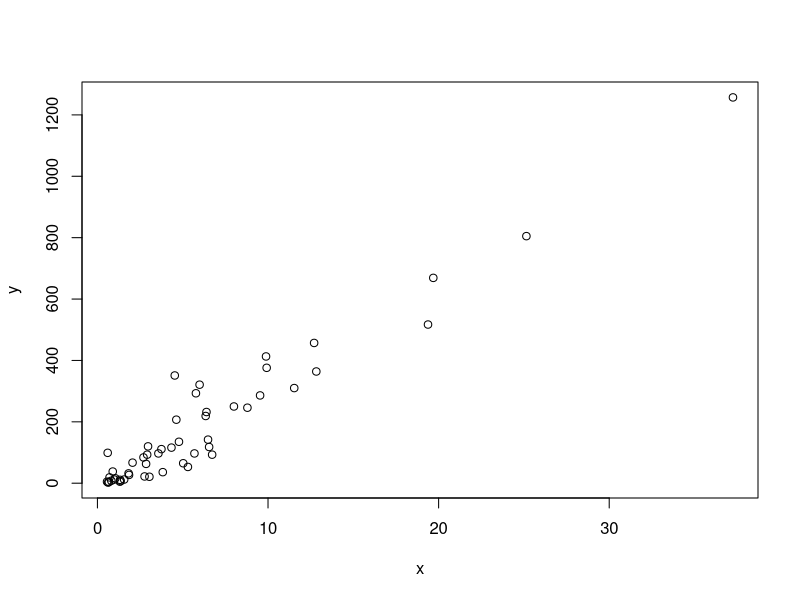
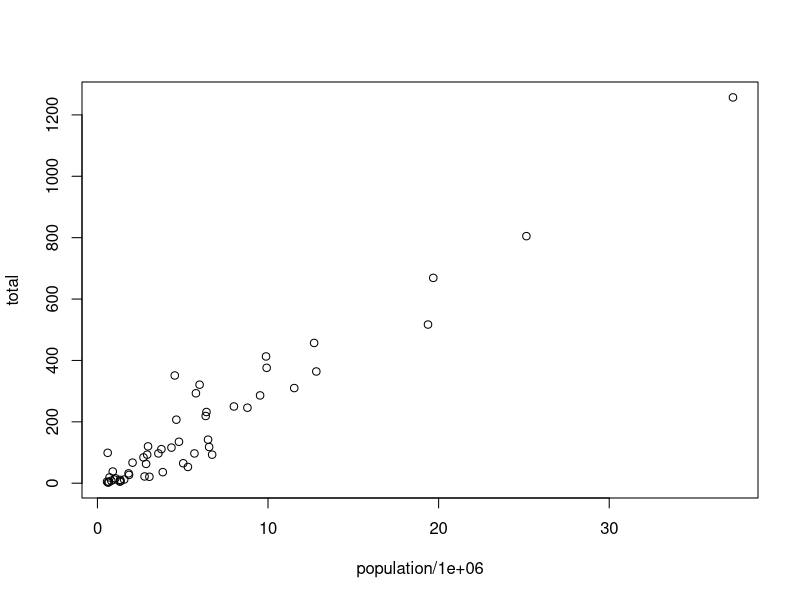
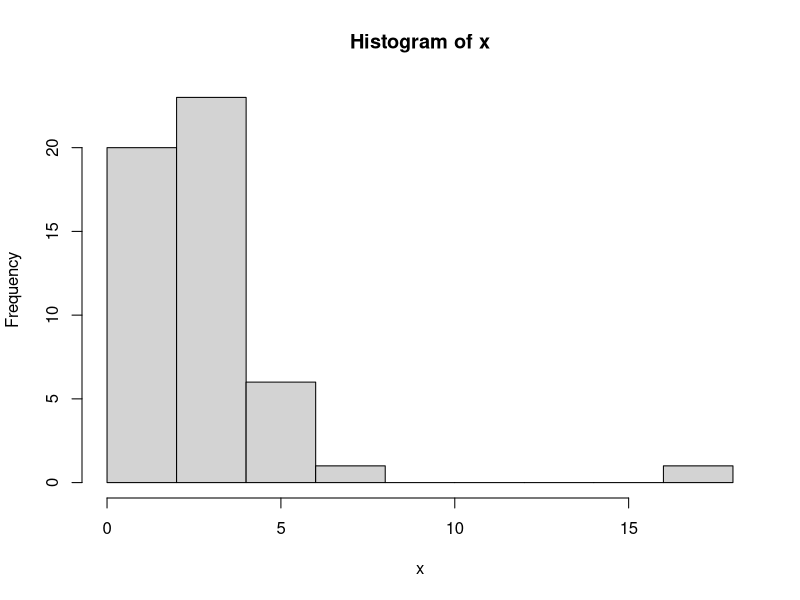
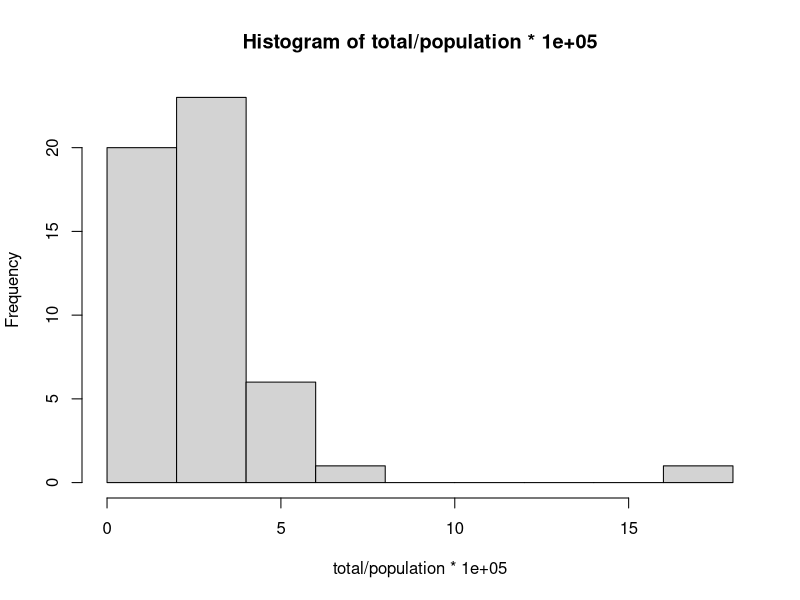
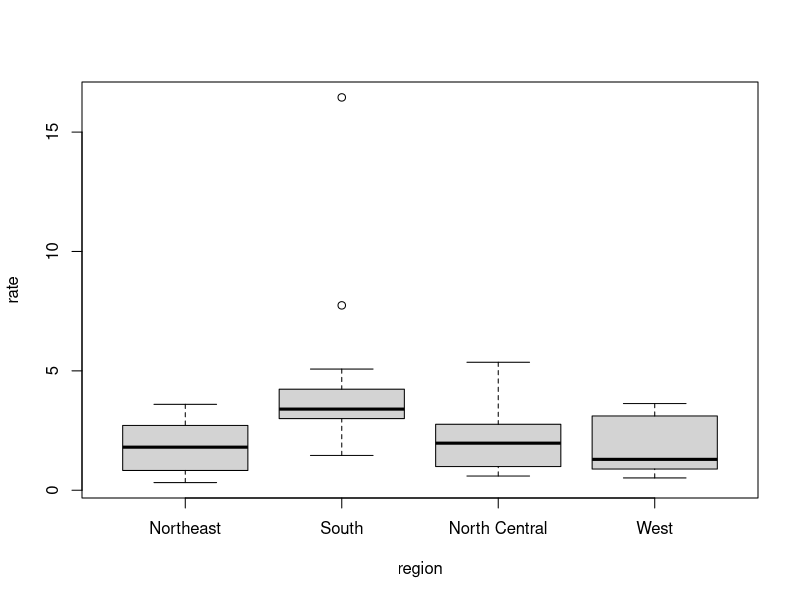
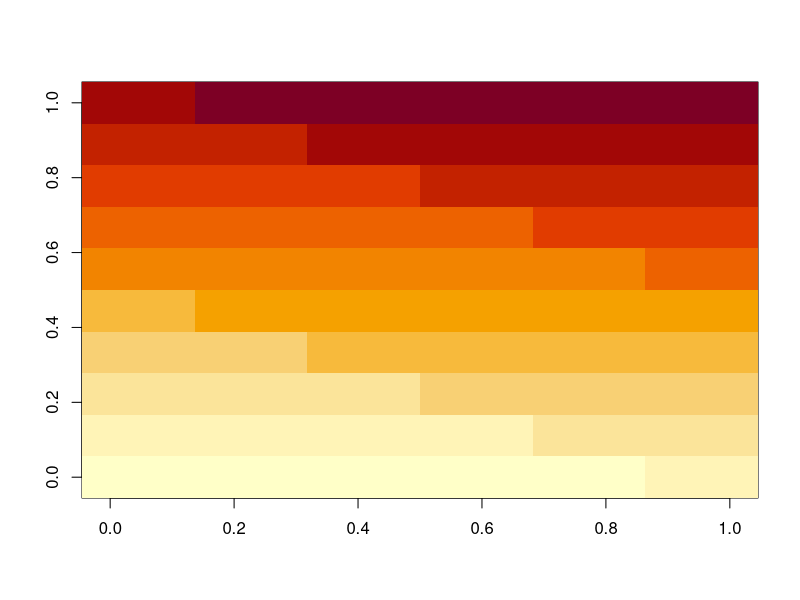

These figures' R source, in order:
## ---- chunk 1
a <- 1

b <- 1

c <- -1 
## ---- chunk 2
a
## ---- chunk 3
print(a)
## ---- chunk 4
ls()
## ---- chunk 5
(-b + sqrt(b^2 -4*a*c) ) / (2*a)
## ---- chunk 6
(-b - sqrt(b^2 -4*a*c) ) / (2*a)
## ---- chunk 7
#show the full-length script of the function
ls
## ---- chunk 8
ls()
## ---- chunk 9
log(a)
## ---- chunk 10
help("log")
## ---- chunk 11
?log
## ---- chunk 12
args(log)
## ---- chunk 13
log(8, base = 2)
## ---- chunk 14
log(x = 8, base = 2)
## ---- chunk 15
log(8,2)
## ---- chunk 16
log(base = 2, x = 8)
## ---- chunk 17
2 ^ 3 
## ---- chunk 18
?"+"
## ---- chunk 19
?">"
## ---- chunk 20
x <- stats::rnorm(20)
x < 1 
x[x > 0]
## ---- chunk 21
?'['
# Operators acting on vectors, matrices, arrays and lists to extract or replace parts. 
## ---- chunk 22
x_list <- x[ x<1 & x>0 ] 
class(x_list)
## ---- chunk 23
#call prebuilt-dataset
data()
## ---- chunk 24
co2
## ---- chunk 25
pi
## ---- chunk 26
Inf+1
## ---- chunk 27
solution_1 <- (-b + sqrt(b^2 - 4*a*c)) / (2*a)
solution_2 <- (-b - sqrt(b^2 - 4*a*c)) / (2*a)
## ---- chunk 28
a <- 3
b <- 2
c <- -1
(-b + sqrt(b^2 - 4*a*c)) / (2*a)
(-b - sqrt(b^2 - 4*a*c)) / (2*a)
## ---- chunk 29
## Code to compute solution to quadratic equation of the form ax^2 + bx + c
## define the variables
a <- 3 
b <- 2
c <- -1

## now compute the solution
(-b + sqrt(b^2 - 4*a*c)) / (2*a)
(-b - sqrt(b^2 - 4*a*c)) / (2*a)
## ---- chunk 30
n <- 100
summation <- function (n) {
  n * (n + 1) / 2
}
summation(n)
## ---- chunk 31
summation(1000)
## ---- chunk 32
n <- 1000
x <- seq(1,n)
sum(x)
## ---- chunk 33
log(sqrt(100),10)
## ---- chunk 34
a <- 2
class(a)
## ---- chunk 35
library(dslabs)
data(murders)
## ---- chunk 36
class(murders)
## ---- chunk 37
# show structure of dataframe
# 51 rows and 5 columns 
# <=> 51 observations and 5 variables 

str(murders)
## ---- chunk 38
head(murders)
## ---- chunk 39
murders$population
## ---- chunk 40
class(murders$population)
## ---- chunk 41
# show all the names of columns in the dataframe
names(murders)
## ---- chunk 42
pop <- murders$population
length(pop)
## ---- chunk 43
class(pop)
## ---- chunk 44
class(murders$state)
## ---- chunk 45
z <- 3 == 2
z
class(z)
## ---- chunk 46
?Comparison
## ---- chunk 47
class(murders$region)
## ---- chunk 48
levels(murders$region)
## ---- chunk 49
#reorfering factor
#각각의 vector로 분리 후에도 data frame처럼 각 value가 observation으로 연결되나? reorder(region, value, FUN= sum) 여기서의 argument 구성이 잘 이해가 가지 않음. >> 나중에 실험해보기 
region <- murders$region
value <- murders$total
region <- reorder(region, value, FUN = sum)
levels(region)
## ---- chunk 50
?reorder
#reorfer levels of a factor 
## ---- chunk 51
mat <- matrix(1:12, 4, 3)
mat
## ---- chunk 52
mat[2,3]
## ---- chunk 53
mat[2, ]
## ---- chunk 54
mat[ ,3]
## ---- chunk 55
mat[, 2:3]
## ---- chunk 56
mat[1:2, 2:3]
## ---- chunk 57
as.data.frame(mat)
## ---- chunk 58
data("murders")
murders[25, 1]
## ---- chunk 59
# data.frame[row,column]
murders[2:3,]
## ---- chunk 60
library(dslabs)
data(murders)
str(murders)
## ---- chunk 61
names(murders)
## ---- chunk 62
a <- murders$abb
class(a)
## ---- chunk 63
b <- murders$abb
identical(a, b)
## ---- chunk 64
class(murders$region)
## ---- chunk 65
length(levels(murders$region))
## ---- chunk 66
# table : returns the freq of each element 
region_freq <- table(murders$region)
region_freq
## ---- chunk 67
class(region_freq)
## ---- chunk 68
codes <- c(380, 124, 818)
codes
## ---- chunk 69
country <- c("italy", "canada", "egypt")
## ---- chunk 70
country <- c('italy', 'canada', 'egypt')
## ---- chunk 71
# vector도 name을 가질 수 있으며, name이 있더라도 numeric은 유지됨. 
# name은 charactor
codes <- c(italy = 380, canada = 124, egypt = 818)
codes
## ---- chunk 72
class(codes)
## ---- chunk 73
names(codes)
## ---- chunk 74
codes <- c("italy" = 380, "canada" = 124, "egypt" = 818)
codes
## ---- chunk 75
class(codes)
## ---- chunk 76
names(codes)
## ---- chunk 77
# 이름이 없는 vector에 이름을 만드는 방법 : `names` 
codes <- c(380, 124, 818)
country <- c("italy", "canada", "egypt")
names(codes) <- country
codes
## ---- chunk 78
seq_test <- seq(1, 10)
class(seq_test) ## index로 이용되는 경우가 많음. integer 
## ---- chunk 79
# seq(start, end, interval) -> vector of series of integer
seq(1, 10, 2)
## ---- chunk 80
# seq() 없이 단순화 표현 가능 
1:10
## ---- chunk 81
class(1:10)
## ---- chunk 82
# interval을 float로 설정 가능. 그럴 경우 integer가 아닌 numeric 
class(seq(1, 10, 0.5))
## ---- chunk 83
# index를 이용하여 vector의 element에 접근하기 : square brackets([])
codes[2]
## ---- chunk 84
# []안에 vector로 index를 넣어주면 여러 entry 추출 가능 
codes[c(1,3)]
## ---- chunk 85
# sliding 가능 
codes[1:2]
## ---- chunk 86
# index가 아닌 name으로 vector의 entry에 접근하기 
codes["canada"]
## ---- chunk 87
codes[c("egypt","italy")]
## ---- chunk 88
x <- c(1, "canada", 3)
## ---- chunk 89
x
## ---- chunk 90
class(x)
## ---- chunk 91
# 강제로 data type 바꾸기 : as.### 
x <- 1:5
y <- as.character(x)
y
## ---- chunk 92
as.numeric(y)
## ---- chunk 93
x <- c("apple", "pear")
y <- as.numeric(x)
y
## ---- chunk 94
x <- c("1", "b", "3")
as.numeric(x)
## ---- chunk 95
temp <- c(35, 88, 42, 84, 81, 30)
city <- c("Beijing", "Lagos", "Paris", "Rio de Janeiro", "San Juan", " Toronto")
names(temp) <- city
temp
## ---- chunk 96
city
## ---- chunk 97
names(temp) <- city
temp
## ---- chunk 98
temp[1:3]
## ---- chunk 99
temp[c("Paris", "San Juan")]
## ---- chunk 100
12:73
## ---- chunk 101
seq(1, 100, 2)
## ---- chunk 102
length(seq(6, 55, 4/7))
## ---- chunk 103
class(1L)
## ---- chunk 104
x <- c("1", "3", "5")
## ---- chunk 105
print(paste("before coercion:", class(x)))
print(paste("after cercion:", class(as.integer(x))))
## ---- chunk 106
library(dslabs)
data(murders)
# sort : 해당 column을 오름차순 정렬 (default)
sort(murders$total)
## ---- chunk 107
head(murders)
## ---- chunk 108
#sort의 return값은 input 값에 대한 것이지 dataframe 전체에 대한 것이 아님 
#murders <- sort(murders$total)
#murders
## ---- chunk 109
x <- c(31, 4, 15, 82, 65)
sort(x)
## ---- chunk 110
# order함수는 sorting과 달리 오름차순한 결과의 index를 return 
# order(x) : x를 오름차순으로 정렬하기 위한 원소의 index를 순서대로 return
index <- order(x)
index
## ---- chunk 111
# x[] : []내의 조건에 따라 index에 알맞는 entry를 return
# ?"[" ## extact or replace parts of an object 
x[index]
## ---- chunk 112
murders$state[1:10]
## ---- chunk 113
murders$abb[1:10]
## ---- chunk 114
#sorting dataframe by 'order' 
#먼저 오름차순에 대한 index를 ind에 저장하고 
ind <- order(murders$total)
murders$abb[ind]
## ---- chunk 115
# max() : vector의 최댓값 return
max(murders$total)
## ---- chunk 116
#which.max() : vector 최댓값의 위치 return
which.max(murders$total)
## ---- chunk 117
murders$state[which.max(murders$total)]
## ---- chunk 118
ind_max <- which.max(murders$total)
murders$state[ind_max]
## ---- chunk 119
# rank는 각 원소의 순위를 알려줌 
# cf_순위별로 index를 return해주는 함수는 order 
x <- c(31, 4, 15, 92, 65)
rank(x)
## ---- chunk 120
data.frame("original"=x, "sort"=sort(x), "order"=order(x), "rank"=rank(x))
# 1. sort : (default) 오름차순 정렬한 entry 
# 2. order : (default) 오름차순 정렬 시 index 
# 3. rank : (default) original entry의 오름차순 정렬 시 순위 
## ---- chunk 121
x <- c(1,2,3)
y <- c(10,20,30,40,50,60,70)
x+y
## ---- chunk 122
library(dslabs)
data("murders")
## ---- chunk 123
pop <- murders$population
pop <- sort(pop)
pop[1]
## ---- chunk 124
pop <- murders$population
order(pop)[1]
## ---- chunk 125
which.min(pop)
## ---- chunk 126
states <- murders$state
states[order(pop)[1]]
## ---- chunk 127
temp <- c(35, 88, 42, 84, 81, 30)
city <- c("Beijing", "Lagos", "Paris", "Rio de Janeiro", "San Juan", "Toronto")
city_temps <- data.frame(name = city, temperature = temp)
## ---- chunk 128
ranks <- rank(pop)
my_df <- data.frame(states, ranks)
my_df$states[which.min(my_df$ranks)]
my_df
## ---- chunk 129

## ---- chunk 130
library(dslabs)
data("murders")
murders$state[which.max(murders$population)]
## ---- chunk 131
inches <- c(69, 62, 66, 70, 70, 73, 67, 73, 67, 70)
## ---- chunk 132
centi <- inches * 2.54
centi
## ---- chunk 133
inches - 69
## ---- chunk 134
murder_rate <- murders$total / murders$population *100000
murder_rate
## ---- chunk 135
murders$state[order(murder_rate)]
## ---- chunk 136
library(dslabs)
data("murders")
## ---- chunk 137
murder_rate <- murders$total / murders$population *100000
## ---- chunk 138
# 조건에 맞는 index를 호출하는 방법
ind <- murder_rate < 0.71 
# 이러한 이유로 이것이 가능 : murders$stae[murder_rate < 0.71]
## ---- chunk 139
ind <- murder_rate <= 0.71
ind
# logical index로 index 자체를 만드는 것이 아니라 logical vector를 만드는 것 (TRUE=1, FALSE=0)
## ---- chunk 140
murders$state[ind]
## ---- chunk 141
sum(ind)
## ---- chunk 142
print(TRUE&TRUE)
print(TRUE&FALSE)
print(FALSE&FALSE)
## ---- chunk 143
west <- murders$region == "West"
safe <- murder_rate <= 1
## ---- chunk 144
ind <- safe & west
murders$state[ind]
## ---- chunk 145
#which : 조건에 맞는 entry의 index를 return 
ind <- which(murders$state == "California")
murder_rate[ind]
## ---- chunk 146
# match : which의 vector 버전. 
# 1. argument 1 : vector, name of finding entry 
# 2. argument 2 : original vector 
# 3. return : index of finding entry 
ind <- match(c("New York", "Florida", "Texas"), murders$state)
ind
## ---- chunk 147
murder_rate[ind]
## ---- chunk 148
# A %in% B : vector A의 entry가 B에 존재하는지 확인하여 logical vector return 
# match(A,B) : vector A의 entry가 B의 몇번째에 존재하는지 index return (없으면 NA return)
c("Boston", "Dakota", "Washington") %in% murders$state
## ---- chunk 149
a <- c("apple", "banana", "pear")
c("banana", "pineapple") %in% a
## ---- chunk 150
match(c("banana", "pineapple"), a)
## ---- chunk 151
print(match(c("New York", "Florida", "Texas"), murders$state))
print(which(murders$state %in% c("New York", "Florida", "Texas")))
## ---- chunk 152
x <- murders$population / 10^6
y <- murders$total 
plot(x,y)
## ---- chunk 153
# one-line plotting by data frame
with(murders, plot(population/1000000, total))
## ---- chunk 154
## with은 특정 data frame 내에서의 작업을 모두 매개 
x <- with(murders, total / population * 100000)
hist(x)
## ---- chunk 155
with(murders, hist(total / population * 100000))
## ---- chunk 156
murders$state[which.max(x)]
## ---- chunk 157
murders$rate <- with(murders, total / population * 100000)
boxplot(rate~region, data = murders)
## ---- chunk 158
x <- matrix(1:120, 12, 10)
image(x)
